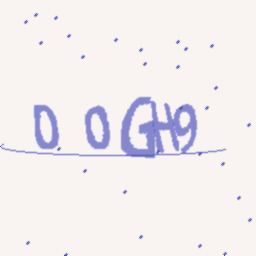
#> input picture data/00GH9.png, 256 x 256 px; its folder holds only this picture in this run
$ jupyter execute image_segmentation.ipynb
#> lines starting #> are read from the running program, lines starting #| are printed output that depends on the picture; after the words box and inside, x2 and y2 are one past the last pixel; in counts of white or black regions, pixels touching at a corner belong together
# Importing Necessary Libraries
This cell imports the required libraries and modules. These include:
- Libraries for image processing (`cv2`, `PIL.Image`) to handle and process CAPTCHA images.
- NumPy for numerical operations, and Matplotlib for visualizing the processed results.
- OS for file and directory operations.
These libraries are essential for preprocessing, segmenting, and analyzing CAPTCHA images.

[cell 1]
import cv2
import numpy as np
import os
import torch
from torchvision import transforms
import torch.nn.functional as F
import torch.nn as nn
import matplotlib.pyplot as plt
from PIL import Image

# Image Preprocessing and Contour Detection

This cell contains functions for loading a CAPTCHA image, preprocessing it for segmentation, and extracting character contours. The process involves:
- Converting the image to grayscale, smoothing, and thresholding to create a binarized image.
- Detecting contours and filtering them to isolate character regions.
- Splitting wide contours (joined characters) and merging nearby contours for better segmentation.
The output is a set of sorted, refined contours representing individual characters in the CAPTCHA.

[cell 2]
def load_captcha_image(image_path):
    image = cv2.imread(image_path)
    return image


def preprocess_image(image):
    gray = cv2.cvtColor(image, cv2.COLOR_BGR2GRAY)
    smooth_image = cv2.medianBlur(gray, 5)
    thresh = cv2.adaptiveThreshold(smooth_image, 255, cv2.ADAPTIVE_THRESH_GAUSSIAN_C,
                                   cv2.THRESH_BINARY_INV, 11, 2)
    kernel = np.ones((4, 4), np.uint8)

    thresh = cv2.erode(thresh, None, iterations=2)
    thresh = cv2.dilate(thresh, kernel, iterations=1)

    return thresh


def merge_contours(contours, min_distance=12):
    bounding_boxes = [cv2.boundingRect(c) for c in contours]
    merged_boxes = []

    for box in bounding_boxes:
        x, y, w, h = box
        merged = False
        for i, (mx, my, mw, mh) in enumerate(merged_boxes):
            if abs(x - mx) < min_distance or abs((x + w) - (mx + mw)) < min_distance:
                merged_boxes[i] = (
                    min(x, mx), min(y, my), max(x + w, mx + mw) - min(x, mx), max(y + h, my + mh) - min(y, my))
                merged = True
                break
        if not merged:
            merged_boxes.append((x, y, w, h))
    merged_contours = [np.array([[x, y], [x + w, y], [x + w, y + h], [x, y + h]], dtype=np.int32) for (x, y, w, h) in
                       merged_boxes]

    return merged_contours


def split_wide_contours(contour, image, width_threshold=40):
    x, y, w, h = cv2.boundingRect(contour)
    if w > width_threshold:
        num_splits = int(np.ceil(w / width_threshold))
        segment_width = w // num_splits

        sub_contours = []
        for i in range(num_splits):
            sub_x = x + i * segment_width
            sub_w = segment_width if i < num_splits - 1 else w - (num_splits - 1) * segment_width
            sub_contour = np.array([[sub_x, y], [sub_x + sub_w, y], [sub_x + sub_w, y + h], [sub_x, y + h]],
                                   dtype=np.int32)
            sub_contours.append(sub_contour)
        return sub_contours
    else:
        return [contour]


def find_character_contours(thresh_image, width_threshold=40, expand_by=10):
    contours, _ = cv2.findContours(thresh_image, cv2.RETR_EXTERNAL, cv2.CHAIN_APPROX_SIMPLE)

    character_contours = []
    for contour in contours:
        x, y, w, h = cv2.boundingRect(contour)
        if 5 < w and 5 < h:
            y = max(0, y - expand_by)
            h = h + 2 * expand_by

            split_contours = split_wide_contours(contour, thresh_image, width_threshold)
            for sc in split_contours:
                x_sc, y_sc, w_sc, h_sc = cv2.boundingRect(sc)
                expanded_contour = np.array([[x_sc, y], [x_sc + w_sc, y], [x_sc + w_sc, y + h], [x_sc, y + h]],
                                            dtype=np.int32)
                character_contours.append(expanded_contour)

    character_contours = sorted(character_contours, key=lambda ctr: cv2.boundingRect(ctr)[0])
    merged_contours = merge_contours(character_contours)

    return merged_contours

# Visualization of Segmentation and Extracted Characters

This cell provides functions to visualize the results of the CAPTCHA segmentation process:

- **`visualize_segmentation`**: Draws bounding boxes around detected contours on the original CAPTCHA image, scaled for visualization. This helps verify if the contours correctly isolate characters.

- **`visualize_extracted_characters`**: Displays individual extracted character images, resized and thresholded, to ensure proper segmentation. This is useful for debugging and confirming that each character has been correctly isolated.

[cell 3]
def visualize_segmentation(image, contours, preprocessed_image):
    scaled_image = cv2.resize(image, (400, 100))
    image_with_boxes = scaled_image.copy()

    for contour in contours:
        x, y, w, h = cv2.boundingRect(contour)
        scale_x = scaled_image.shape[1] / image.shape[1]
        scale_y = scaled_image.shape[0] / image.shape[0]
        cv2.rectangle(image_with_boxes,
                      (int(x * scale_x), int(y * scale_y)),
                      (int((x + w) * scale_x), int((y + h) * scale_y)),
                      (0, 255, 0), 2)

    rgb_image_with_boxes = cv2.cvtColor(image_with_boxes, cv2.COLOR_BGR2RGB)
    plt.figure(figsize=(10, 5))
    plt.subplot(1, 2, 1)
    plt.imshow(rgb_image_with_boxes)
    plt.axis('off')
    plt.title('Original Image with Contours')


def visualize_extracted_characters(image, contours, target_size=(28, 28)):
    plt.figure(figsize=(4, 1))
    for i, contour in enumerate(contours):
        x, y, w, h = cv2.boundingRect(contour)
        char_image = image[y:y + h, x:x + w]

        char_image_resized = cv2.resize(char_image, target_size)
        gray = cv2.cvtColor(char_image_resized, cv2.COLOR_BGR2GRAY)
        smooth_image = cv2.medianBlur(gray, 5)
        thresh = cv2.adaptiveThreshold(smooth_image, 255, cv2.ADAPTIVE_THRESH_GAUSSIAN_C,
                                       cv2.THRESH_BINARY_INV, 11, 2)
        plt.subplot(1, len(contours), i + 1)
        plt.imshow(thresh, cmap='gray')
        plt.axis('off')

    plt.tight_layout()
    plt.show()

# CAPTCHA Processing Pipeline

This cell defines the main workflow for processing CAPTCHA images:
- **`process_captcha`**: Handles the end-to-end processing of a CAPTCHA image by:
  1. Loading the image.
  2. Preprocessing it for segmentation.
  3. Detecting and visualizing character contours.
  4. Displaying the extracted characters for verification.

- The script iterates through a small subset of CAPTCHA images from the specified directory, processes each image using `process_captcha`, and visualizes the results.

[cell 4]
def process_captcha(image_path):
    image = load_captcha_image(image_path)
#> in load_captcha_image, image is the input picture: shape (256, 256, 3); mean B, G, R 239.7, 237.1, 241.7
    thresh_image = preprocess_image(image)
#> in preprocess_image, `thresh = cv2.adaptiveThreshold(smooth_image, 255, cv2.ADAPTIVE_THRESH_..`:
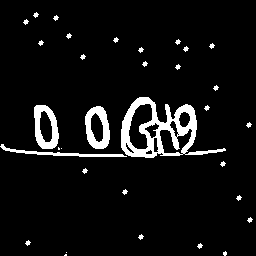
#> thresh: shape (256, 256); 6.6% white; 33 white regions (5 under 20 px), largest, box (x1, y1, x2, y2) and area: (121, 97, 226, 158) 2203, (85, 106, 110, 149) 611, (34, 105, 59, 149) 609
#> in preprocess_image, `thresh = cv2.erode(thresh, None, iterations=2)`: thresh: shape (256, 256); 1% white in thin lines or dots, all inside (x1, y1, x2, y2) = (36, 99, 195, 155)
#> in preprocess_image, `thresh = cv2.dilate(thresh, kernel, iterations=1)`:
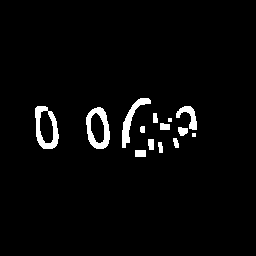
#> thresh: shape (256, 256); 3.2% white; 14 white regions (2 under 20 px)
    contours = find_character_contours(thresh_image)
#> in find_character_contours, `contours, _ = cv2.findContours(thresh_image, cv2.RETR_EXTERNAL, cv2.CH..`: contours = 14 contours, 2 with area under 20; largest, box (x1, y1, x2, y2) and area: (35, 106, 59, 149) 763, (86, 107, 110, 149) 747, (122, 98, 151, 148) 323, (176, 106, 197, 130) 178, (135, 150, 146, 157) 60
#> the loop in find_character_contours, `for contour in contours:` made 14 passes
#> split_contours on pass 1: [[[135, 150], [135, 156], [145, 156], [145, 150]]]
#> after the loop in find_character_contours, `for contour in contours:`: character_contours = 9 items
#> in merge_contours, `bounding_boxes = [cv2.boundingRect(c) for c in contours]`: bounding_boxes = [(35, 96, 25, 64), (86, 97, 25, 63), (122, 88, 30, 71), (135, 140, 12, 28), (148, 129, 7, 32), (160, 113, 11, 28), (173, 128, 7, 31), (176, 96, 22, 45), (178, 117, 11, 30)]
#> the loop in merge_contours, `for box in bounding_boxes:` made 9 passes
#> after the loop in merge_contours, `for box in bounding_boxes:`: merged_boxes = [(35, 96, 25, 64), (86, 97, 25, 63), (122, 88, 33, 80), (160, 113, 29, 46), (176, 96, 22, 45)]
#> in merge_contours, `merged_contours = [np.array([[x, y], [x + w, y], [x + w, y + h], [x, y..`: merged_contours = [[[35, 96], [60, 96], [60, 160], [35, 160]], [[86, 97], [111, 97], [111, 160], [86, 160]], [[122, 88], [155, 88], [155, 168], [122, 168]], [[160, 113], [189, 113], [189, 159], [160, 159]], [[176, 96], [198, 96], [198, 141], [176, 141]]]
#> contours has the same summary as merged_contours in merge_contours

    visualize_segmentation(image, contours, thresh_image)
#> in visualize_segmentation, `scaled_image = cv2.resize(image, (400, 100))`:
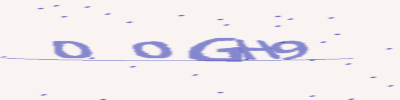
#> scaled_image: shape (100, 400, 3); mean B, G, R 239.7, 237.1, 241.7
#> the loop in visualize_segmentation, `for contour in contours:` made 5 passes
#> (contour, x, y, w, h) on passes 1 to 5: ([[35, 96], [60, 96], [60, 160], [35, 160]], 35, 96, 26, 65), ([[86, 97], [111, 97], [111, 160], [86, 160]], 86, 97, 26, 64), ([[122, 88], [155, 88], [155, 168], [122, 168]], 122, 88, 34, 81), ([[160, 113], [189, 113], [189, 159], [160, 159]], 160, 113, 30, 47), ([[176, 96], [198, 96], [198, 141], [176, 141]], 176, 96, 23, 46)
#> after the loop in visualize_segmentation, `for contour in contours:`:
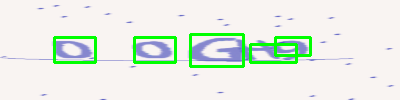
#> image_with_boxes: shape (100, 400, 3); 4.92% of pixels changed, all inside (x1, y1, x2, y2) = (53, 33, 312, 68)
    visualize_extracted_characters(image, contours)
#> the loop in visualize_extracted_characters, `for i, contour in enumerate(contours):` made 5 passes
#> pass 1, in visualize_extracted_characters, `char_image = image[y:y + h, x:x + w]`:
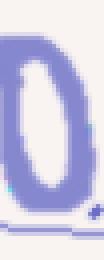
#> char_image: shape (65, 26, 3) (shown 4 times larger); mean B, G, R 228.5, 202.4, 204.8
#> pass 1, in visualize_extracted_characters, `smooth_image = cv2.medianBlur(gray, 5)`:
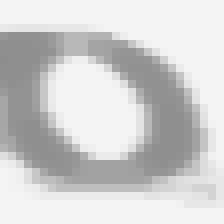
#> smooth_image: shape (28, 28) (shown 8 times larger); min 142, max 245, mean 207.6
#> after the loop in visualize_extracted_characters, `for i, contour in enumerate(contours):`:
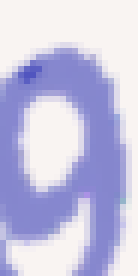
#> char_image: shape (46, 23, 3) (shown 6 times larger); mean B, G, R 225.8, 194.7, 196.8
#> after the loop in visualize_extracted_characters, `for i, contour in enumerate(contours):`:
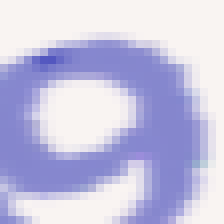
#> char_image_resized: shape (28, 28, 3) (shown 8 times larger); mean B, G, R 225.7, 194.6, 196.8
#> after the loop in visualize_extracted_characters, `for i, contour in enumerate(contours):`:
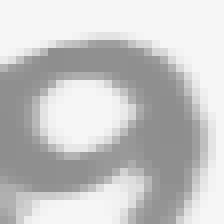
#> smooth_image: shape (28, 28) (shown 8 times larger); min 142, max 245, mean 198
#> in visualize_extracted_characters, `plt.show()`:
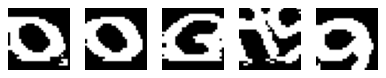
#> figure drawn by matplotlib, 5 panels

    image_name = os.path.splitext(os.path.basename(image_path))[0]


input_dir = '../../data'
image_files = os.listdir(input_dir)[:3]

for image_file in image_files:
    image_path = os.path.join(input_dir, image_file)
    process_captcha(image_path)

$ run again, on data/00f77.png
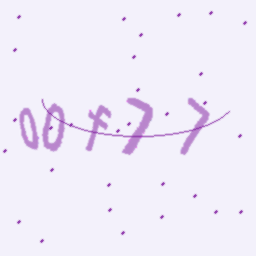
#> input picture data/00f77.png, 256 x 256 px
#> in load_captcha_image, image is the input picture: shape (256, 256, 3); mean B, G, R 248.7, 235.6, 240.1
#> in find_character_contours, `contours, _ = cv2.findContours(thresh_image, cv2.RETR_EXTERNAL, cv2.CH..`: contours = 12 contours, 1 with area under 20; largest, box (x1, y1, x2, y2) and area: (183, 100, 209, 153) 290, (129, 99, 153, 133) 259, (44, 124, 61, 151) 151, (92, 107, 108, 128) 128, (125, 143, 137, 154) 77
#> the loop in find_character_contours, `for contour in contours:` made 12 passes
#> after the loop in find_character_contours, `for contour in contours:`: character_contours = 9 items
#> bounding_boxes = [(22, 100, 9, 27), (29, 126, 10, 34), (44, 114, 18, 48), (48, 96, 15, 33), (59, 108, 7, 40), (92, 97, 17, 42), (125, 133, 13, 32), (129, 89, 25, 55), (183, 90, 27, 74)]
#> the loop in merge_contours, `for box in bounding_boxes:` made 9 passes
#> after the loop in merge_contours, `for box in bounding_boxes:`: merged_boxes = [(22, 100, 17, 60), (44, 96, 22, 66), (92, 97, 17, 42), (125, 89, 29, 76), (183, 90, 27, 74)]
#> in merge_contours, `merged_contours = [np.array([[x, y], [x + w, y], [x + w, y + h], [x, y..`: merged_contours = [[[22, 100], [39, 100], [39, 160], [22, 160]], [[44, 96], [66, 96], [66, 162], [44, 162]], [[92, 97], [109, 97], [109, 139], [92, 139]], [[125, 89], [154, 89], [154, 165], [125, 165]], [[183, 90], [210, 90], [210, 164], [183, 164]]]
#> in process_captcha, `contours = find_character_contours(thresh_image)`: contours has the same summary as merged_contours in merge_contours
#> the loop in visualize_segmentation, `for contour in contours:` made 5 passes
#> (contour, x, y, w, h) on passes 1 to 5: ([[22, 100], [39, 100], [39, 160], [22, 160]], 22, 100, 18, 61), ([[44, 96], [66, 96], [66, 162], [44, 162]], 44, 96, 23, 67), ([[92, 97], [109, 97], [109, 139], [92, 139]], 92, 97, 18, 43), ([[125, 89], [154, 89], [154, 165], [125, 165]], 125, 89, 30, 77), ([[183, 90], [210, 90], [210, 164], [183, 164]], 183, 90, 28, 75)
#> after the loop in visualize_segmentation, `for contour in contours:`:
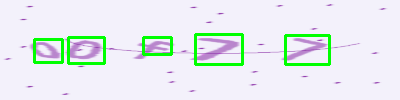
#> image_with_boxes: shape (100, 400, 3); mean B, G, R 237.4, 236.6, 229.2
#> the loop in visualize_extracted_characters, `for i, contour in enumerate(contours):` made 5 passes
#> after the loop in visualize_extracted_characters, `for i, contour in enumerate(contours):`:
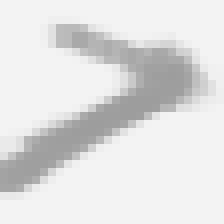
#> smooth_image: shape (28, 28) (shown 8 times larger); min 157, max 243, mean 224.4

$ run again, on data/00fi0.png
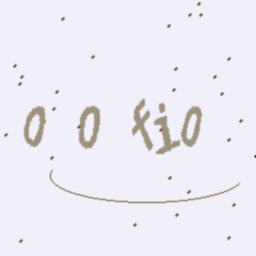
#> input picture data/00fi0.png, 256 x 256 px
#> in load_captcha_image, image is the input picture: shape (256, 256, 3); mean B, G, R 244.3, 235.7, 237.2
#> in find_character_contours, `contours, _ = cv2.findContours(thresh_image, cv2.RETR_EXTERNAL, cv2.CH..`: contours = 12 contours, 3 with area under 20; largest, box (x1, y1, x2, y2) and area: (80, 108, 100, 148) 290, (157, 118, 179, 153) 223, (135, 109, 152, 148) 180, (33, 108, 45, 129) 106, (30, 130, 43, 146) 76
#> the loop in find_character_contours, `for contour in contours:` made 12 passes
#> after the loop in find_character_contours, `for contour in contours:`: character_contours = 8 items
#> bounding_boxes = [(30, 120, 14, 37), (33, 98, 13, 42), (80, 98, 21, 61), (135, 99, 18, 60), (157, 108, 23, 56), (187, 129, 9, 28), (191, 98, 11, 29), (194, 115, 7, 34)]
#> the loop in merge_contours, `for box in bounding_boxes:` made 8 passes
#> after the loop in merge_contours, `for box in bounding_boxes:`: merged_boxes = [(30, 98, 16, 59), (80, 98, 21, 61), (135, 99, 18, 60), (157, 108, 23, 56), (187, 98, 15, 59)]
#> in merge_contours, `merged_contours = [np.array([[x, y], [x + w, y], [x + w, y + h], [x, y..`: merged_contours = [[[30, 98], [46, 98], [46, 157], [30, 157]], [[80, 98], [101, 98], [101, 159], [80, 159]], [[135, 99], [153, 99], [153, 159], [135, 159]], [[157, 108], [180, 108], [180, 164], [157, 164]], [[187, 98], [202, 98], [202, 157], [187, 157]]]
#> in process_captcha, `contours = find_character_contours(thresh_image)`: contours has the same summary as merged_contours in merge_contours
#> the loop in visualize_segmentation, `for contour in contours:` made 5 passes
#> (contour, x, y, w, h) on passes 1 to 5: ([[30, 98], [46, 98], [46, 157], [30, 157]], 30, 98, 17, 60), ([[80, 98], [101, 98], [101, 159], [80, 159]], 80, 98, 22, 62), ([[135, 99], [153, 99], [153, 159], [135, 159]], 135, 99, 19, 61), ([[157, 108], [180, 108], [180, 164], [157, 164]], 157, 108, 24, 57), ([[187, 98], [202, 98], [202, 157], [187, 157]], 187, 98, 16, 60)
#> the loop in visualize_extracted_characters, `for i, contour in enumerate(contours):` made 5 passes
#> after the loop in visualize_extracted_characters, `for i, contour in enumerate(contours):`:
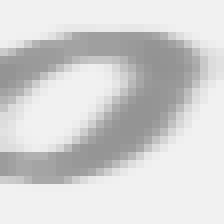
#> smooth_image: shape (28, 28) (shown 8 times larger); min 147, max 241, mean 211.5
